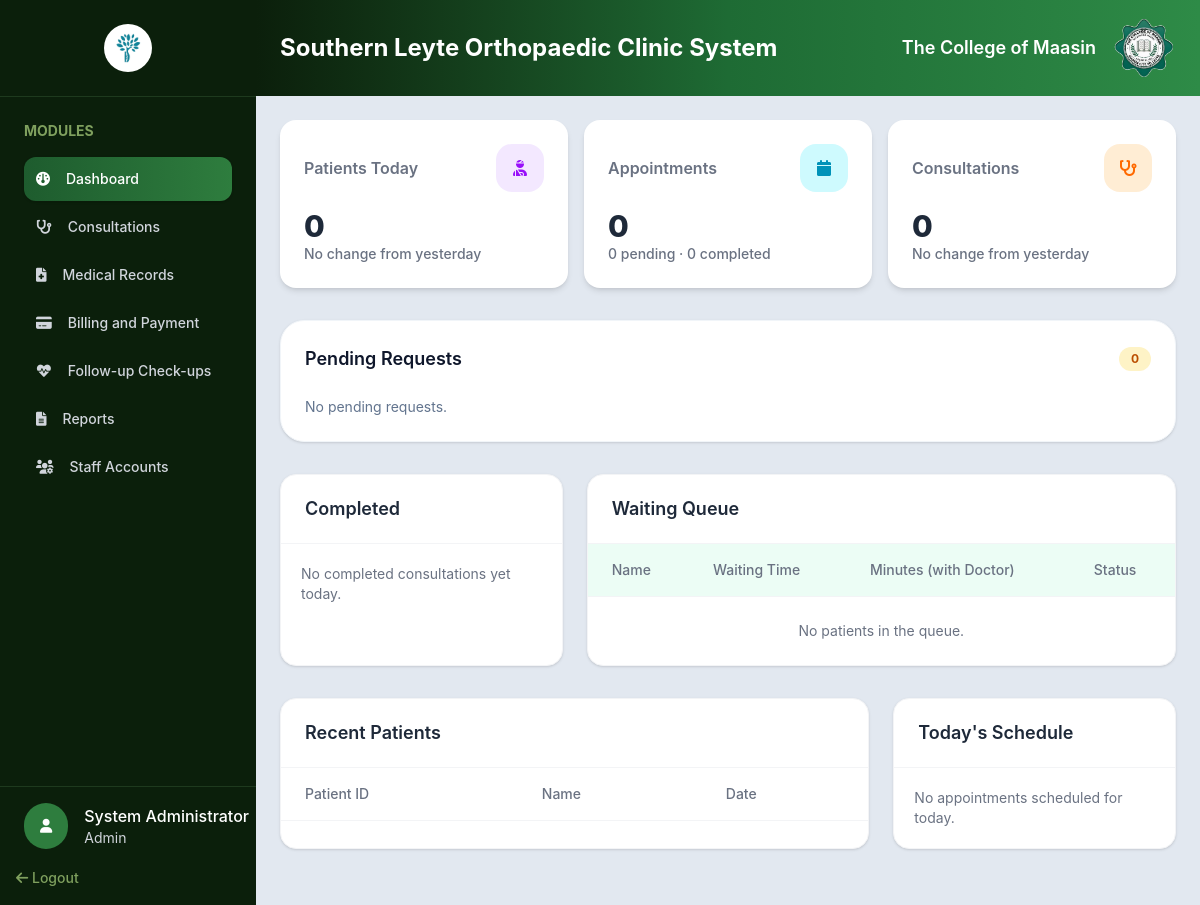
Before: /admin/admin-dashboard.php (signed in) with the older database file.
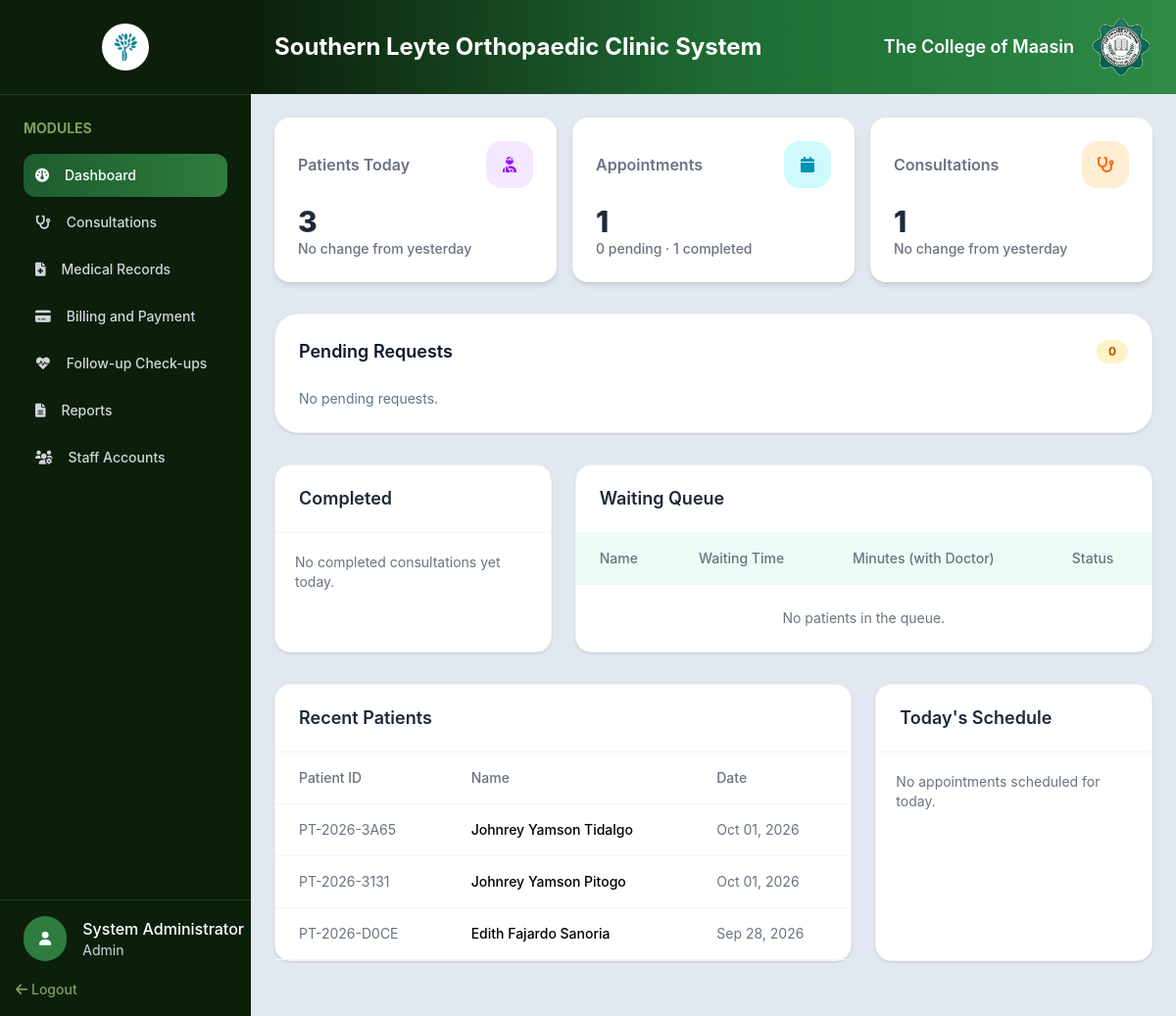
After: the same page with the newer database file.
### tables this page shows
CREATE TABLE `users` (
  `UserID` int UNSIGNED NOT NULL,
  `Username` varchar(50) NOT NULL,
  `PasswordHash` varchar(255) NOT NULL,
  `FirstName` varchar(100) NOT NULL,
  `LastName` varchar(100) NOT NULL,
  `Role` enum('Admin','Doctor','Receptionist','Staff','Patient') NOT NULL DEFAULT 'Receptionist',
  `IsDoctor` tinyint(1) NOT NULL DEFAULT '0',
  `Email` varchar(150) DEFAULT NULL,
  `Phone` varchar(30) DEFAULT NULL,
  `Status` enum('Active','Inactive') NOT NULL DEFAULT 'Active',
  `CreatedAt` timestamp NOT NULL DEFAULT CURRENT_TIMESTAMP
);

CREATE TABLE `appointments` (
  `AppointmentID` int UNSIGNED NOT NULL,
  `PatientID` int UNSIGNED NOT NULL,
  `DoctorID` int UNSIGNED NOT NULL,
  `AppointmentDate` date NOT NULL,
  `AppointmentTime` time NOT NULL,
  `meridiem` enum('AM','PM') DEFAULT NULL,
  `Purpose` varchar(255) NOT NULL,
  `ChiefComplaint` varchar(50) DEFAULT NULL,
  `Status` enum('Pending','Confirmed','Completed','Cancelled','Rescheduled') NOT NULL DEFAULT 'Pending',
  `Remarks` text,
  `CreatedAt` timestamp NOT NULL DEFAULT CURRENT_TIMESTAMP
);

CREATE TABLE `patients` (
  `PatientID` int UNSIGNED NOT NULL,
  `PatientCode` varchar(20) NOT NULL,
  `UserID` int UNSIGNED DEFAULT NULL,
  `FirstName` varchar(100) NOT NULL,
  `MiddleName` varchar(100) DEFAULT NULL,
  `LastName` varchar(100) NOT NULL,
  `BirthDate` date NOT NULL,
  `Gender` enum('Male','Female','Other') NOT NULL,
  `CivilStatus` enum('Single','Married','Widowed','Separated') DEFAULT NULL,
  `Address` varchar(255) DEFAULT NULL,
  `Province` varchar(100) DEFAULT NULL,
  `City` varchar(100) DEFAULT NULL,
  `Barangay` varchar(100) DEFAULT NULL,
  `Allergies` varchar(50) DEFAULT NULL,
  `Latitude` decimal(10,7) DEFAULT NULL,
  `Longitude` decimal(10,7) DEFAULT NULL,
  `Phone` varchar(30) DEFAULT NULL,
  `Email` varchar(150) DEFAULT NULL,
  `BloodType` varchar(5) DEFAULT NULL,
  `EmergencyContact` varchar(150) DEFAULT NULL,
  `EmergencyPhone` varchar(30) DEFAULT NULL,
  `PatientType` enum('Regular','Senior Citizen','PWD') NOT NULL DEFAULT 'Regular',
  `CreatedAt` timestamp NOT NULL DEFAULT CURRENT_TIMESTAMP
);

### includes/auth.php (called while the page is built, shortened)
<?php
class SessionManager
{
    public static function isLoggedIn(): bool
    {
        return isset($_SESSION['user_id']) || isset($_SESSION['userId']) || isset($_SESSION['user']);
    }
    public static function getUser(PDO $pdo): ?array
    {
        $userId = $_SESSION['user_id'] ?? $_SESSION['userId'] ?? $_SESSION['user']['UserID'] ?? null;
        $statement = $pdo->prepare(
            'SELECT UserID AS user_id, Username AS username, FirstName AS first_name,
                    LastName AS last_name, Email AS email, Phone AS phone,
                    Role AS role, IsDoctor AS is_doctor, Status AS status, CreatedAt AS created_at
             FROM users WHERE UserID = ?'
        );
        $statement->execute([$userId]);
        return $statement->fetch(PDO::FETCH_ASSOC) ?: null;
    }
}

### php/fetch/fetch.php (called while the page is built, shortened)
<?php
function fetchAllData(PDO $pdo, string $query, array $params = []): array
{
    $stmt = $pdo->prepare($query);
    $stmt->execute($params);
    return $stmt->fetchAll(PDO::FETCH_ASSOC);
}

### admin/admin-dashboard.php (the view, shortened to what the rows shown need)
<?php
include_once __DIR__ . '/../config/config.php';
require_once __DIR__ . '/../includes/auth.php';
require_once __DIR__ . '/../php/fetch/fetch.php';
$admin = SessionManager::getUser($pdo);
$appointments = fetchAllData($pdo, "SELECT * FROM appointments");
$completedAppointments = fetchAllData($pdo, "SELECT * FROM appointments WHERE status = 'Completed'");
?>
<!DOCTYPE html>
<html lang="en">
<head>
    <link rel="stylesheet" href="../assets/css/output.css">
    <link rel="stylesheet" href="../assets/css/global.css">
    <link rel="stylesheet" href="https://cdnjs.cloudflare.com/ajax/libs/font-awesome/6.0.0-beta3/css/all.min.css">
</head>
<body class="h-screen flex bg-slate-200 overflow-hidden">
    <?php include_once '../includes/sidebar.php'; ?>
    <section class="flex-1 min-h-0 flex flex-col overflow-hidden">
        <div
            class="flex items-center justify-between bg-gradient-to-r from-[#0b1f0b] via-[#1e6b34] to-[#2e8b47] px-6 py-4">
            <h1 class="text-2xl font-bold text-white">Southern Leyte Orthopaedic Clinic System</h1>
            <div class="flex items-center gap-4">
                <h1 class="text-lg font-semibold text-white">The College of Maasin</h1>
            </div>
        </div>
        <div class="flex-1 min-h-0 overflow-auto p-6">
            <div class="flex w-full gap-4">
                <div class="bg-white p-6 rounded-2xl shadow-md flex-1">
                    <div class="flex justify-between items-center mb-4">
                        <h2 class="text-gray-500 text-md font-semibold">Patients Today</h2>
                    </div>
                </div>
                <div class="bg-white p-6 rounded-2xl shadow-md flex-1">
                    <div class="flex justify-between items-center mb-4">
                        <h2 class="text-gray-500 text-md font-semibold">Appointments </h2>
                    </div>
                </div>
                <div class="bg-white p-6 rounded-2xl shadow-md flex-1">
                    <div class="flex justify-between items-center mb-4">
                        <h2 class="text-gray-500 text-md font-semibold">Consultations</h2>
                    </div>
                </div>
            </div>
            <div class="rounded-3xl bg-white p-6 shadow-sm border border-slate-100 mt-8">
                <div class="flex items-center justify-between mb-6">
                    <h2 class="text-lg font-semibold text-slate-900">Pending Requests</h2>
                    <span
                        class="inline-flex items-center justify-center rounded-full bg-amber-100 px-3 py-1 text-xs font-bold text-amber-700">
                        <?php
                        $pendingCount = count(array_filter($appointments, fn($a) => $a['Status'] === 'Pending'));
                        echo $pendingCount;
                        ?>
                    </span>
                </div>
            </div>
            <div class="grid grid-cols-3 gap-6 mt-8 mb-8">
                <div class="bg-white rounded-2xl shadow-sm border border-gray-100 col-span-1">
                    <div class="px-6 py-5 border-b border-gray-100">
                        <h2 class="text-lg font-semibold text-gray-800">
                            Completed
                        </h2>
                    </div>
                </div>
                <div class="bg-white rounded-2xl shadow-sm border border-gray-100 col-span-2">
                    <div class="px-6 py-5 border-b border-gray-100">
                        <h2 class="text-lg font-semibold text-gray-800">
                            Waiting Queue
                        </h2>
                    </div>
                    <div class="overflow-x-auto max-h-96 overflow-y-auto">
                        <table class="w-full">
                            <thead class="text-left text-sm text-gray-500 bg-emerald-50 sticky top-0">
                                <tr class="border-b border-gray-100">
                                    <th class="px-6 py-4 font-medium">Name</th>
                                    <th class="px-6 py-4 font-medium">Waiting Time</th>
                                    <th class="px-6 py-4 font-medium">Minutes (with Doctor)</th>
                                    <th class="px-6 py-4 font-medium">Status</th>
                                </tr>
                            </thead>
                        </table>
                    </div>
                </div>
            </div>
            <div class="grid grid-cols-3 gap-6 mb-8">
                <div class="col-span-2 bg-white rounded-2xl shadow-sm border border-gray-100">
                    <div class="flex items-center justify-between px-6 py-5 border-b border-gray-100">
                        <h2 class="text-lg font-semibold text-gray-800">
                            Recent Patients
                        </h2>
                    </div>
                    <div class="overflow-x-auto">
                        <table class="w-full">
                            <thead class="text-left text-sm text-gray-500">
                                <tr class="border-b border-gray-100">
                                    <th class="px-6 py-4 font-medium">Patient ID</th>
                                    <th class="px-6 py-4 font-medium">Name</th>
                                    <th class="px-6 py-4 font-medium">Date</th>
                                </tr>
                            </thead>
                            <tbody class="text-sm">
                                <?php
                                $patients = fetchAllData($pdo, "SELECT
                                    p.PatientID AS PatientID,
                                    p.PatientCode,
                                    p.FirstName,
                                    p.MiddleName,
                                    p.LastName,
                                    p.CreatedAt
                                FROM patients p
                                GROUP BY p.PatientID ORDER BY p.CreatedAt DESC LIMIT 5
                                ");
                                foreach ($patients as $patient) {
                                    echo ' <tr class="border-b border-gray-100 hover:bg-gray-50">';
                                    echo '<td class="px-6 py-4 text-gray-500">'
                                        . htmlspecialchars($patient['PatientCode']) .
                                        '</td>';
                                    echo '<td class="px-6 py-4 font-medium">'
                                        . htmlspecialchars($patient['FirstName'] . ' ' . $patient['MiddleName'] . ' ' . $patient['LastName']) .
                                        '</td>';
                                    echo '<td class="px-6 py-4 text-gray-500">'
                                        . htmlspecialchars(date('M d, Y', strtotime($patient['CreatedAt']))) .
                                        '</td>';
                                }
                                ?>
                            </tbody>
                        </table>
                    </div>
                </div>
                <div class="col-span-1 bg-white rounded-2xl shadow-sm border border-gray-100">
                    <div class="px-6 py-5 border-b border-gray-100">
                        <h2 class="text-lg font-semibold text-gray-800">Today's Schedule</h2>
                    </div>
                </div>
            </div>
        </div>
    </section>
</body>
</html>

### includes/sidebar.php (shortened to what the rows shown need)
<div class="w-64 shrink-0 bg-[#0b1f0b] flex flex-col h-full">
    <div class="custom-scrollbar w-full p-6 overflow-y-auto flex-1 min-h-0">
        <h2 class="text-[#7fa05e] font-bold text-sm mb-4">MODULES</h2>
    </div>
    <div class="mt-auto">
        <div class="w-full border-t pt-4 pl-6 border-[#1e3a1e] flex items-center gap-4">
            <div>
                <?php if ($admin): ?>
                    <h1 class="text-white text-md font-medium">
                        <?= htmlspecialchars($admin['first_name']) ?>     <?= htmlspecialchars($admin['last_name']) ?>
                    </h1>
                    <h3 class="text-gray-300 text-sm"><?= htmlspecialchars($admin['role']) ?></h3>
                <?php endif; ?>
            </div>
        </div>
    </div>
</div>

Changed rows visible on the page:
added appointments: Status "0"
added patients: PatientCode "PT-2026-3A65", FirstName+MiddleName+LastName "Johnrey Yamson Tidalgo", CreatedAt "Oct 01, 2026"
added patients: PatientCode "PT-2026-3131", FirstName+MiddleName+LastName "Johnrey Yamson Pitogo", CreatedAt "Oct 01, 2026"
added patients: PatientCode "PT-2026-D0CE", FirstName+MiddleName+LastName "Edith Fajardo Sanoria", CreatedAt "Sep 28, 2026"
Other visible differences:
count($patients): "0" → "3"
count($appointments): "0" → "1"
count($completedAppointments): "0" → "1"
count($consultations): "0" → "1"
$pendingCount: "0" → (not shown)
